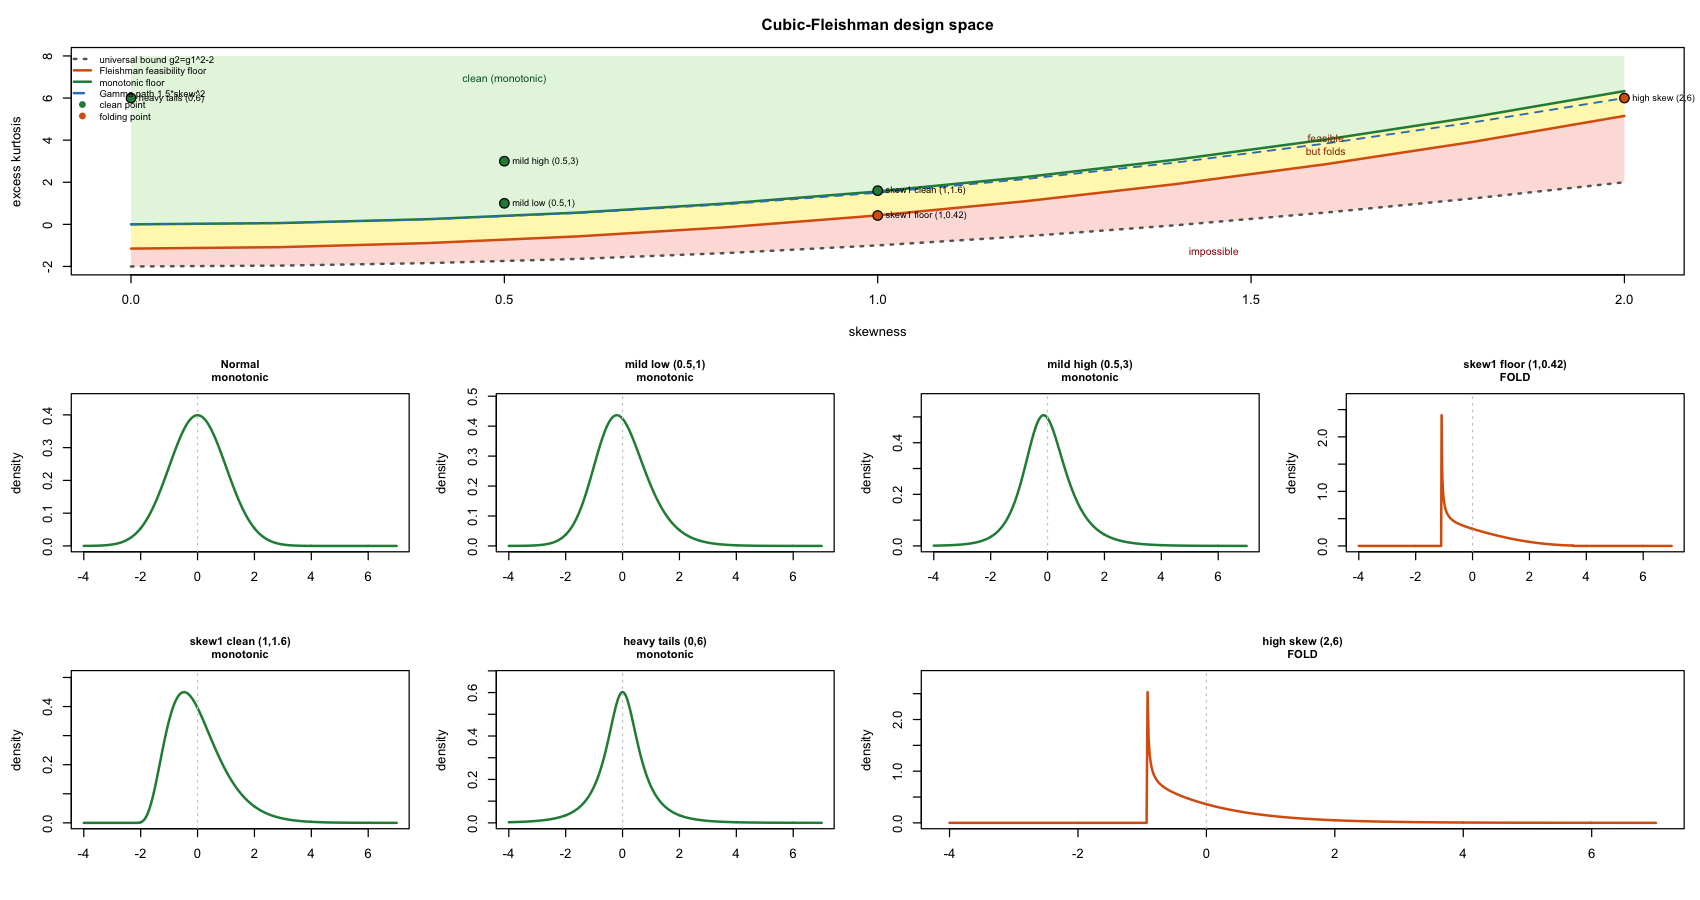

Generate this figure with R:
## Complete cubic-Fleishman design space + density previews in one PNG (fast).
## Convention: Y = -c + b Z + c Z^2 + d Z^3, Z ~ N(0,1).

fl_eqs <- function(par,g1,g2){ b<-par[1];c<-par[2];d<-par[3]
  c(b^2+2*c^2+6*b*d+15*d^2-1,
    2*c*(b^2+24*b*d+105*d^2+2)-g1,
    24*(b*d+c^2*(1+b^2+28*b*d)+d^2*(12+48*b*d+141*c^2+225*d^2))-g2) }
jac <- function(par,f,h=1e-7){ f0<-f(par)
  sapply(seq_along(par),function(j){pp<-par;pp[j]<-pp[j]+h;(f(pp)-f0)/h}) }
newton_f <- function(par,f,maxit=120,tol=1e-12){
  for(i in seq_len(maxit)){ fv<-f(par); if(any(!is.finite(fv)))return(NULL)
    if(sqrt(sum(fv^2))<tol)return(par)
    s<-tryCatch(solve(jac(par,f),fv),error=function(e)NULL); if(is.null(s))return(NULL)
    par<-par-s; if(any(!is.finite(par))||max(abs(par))>1e4)return(NULL) }
  if(sqrt(sum(f(par)^2))<1e-9)par else NULL }

## any real root (fold allowed) - coarse grid, early return
solve_any <- function(g1,g2){
  f<-function(p)fl_eqs(p,g1,g2)
  for(b0 in seq(0.5,1.3,0.2))for(c0 in seq(-0.4,0.4,0.2))for(d0 in seq(-0.2,0.25,0.1)){
    r<-newton_f(c(b0,c0,d0),f); if(!is.null(r)&&r[1]>0)return(r)}; NULL }

## monotonic root preferred (d>0, smallest |c|) - coarse, collect
solve_mono <- function(g1,g2){
  if(g1==0&&g2==0)return(c(1,0,0))
  f<-function(p)fl_eqs(p,g1,g2); found<-list()
  for(b0 in seq(0.5,1.3,0.2))for(c0 in seq(-0.4,0.4,0.2))for(d0 in seq(-0.2,0.3,0.1)){
    r<-newton_f(c(b0,c0,d0),f); if(is.null(r)||r[1]<=0)next
    if(!any(vapply(found,function(x)max(abs(x-r))<1e-6,logical(1))))found[[length(found)+1]]<-r }
  mono<-Filter(function(r) r[2]^2<=3*r[1]*r[3],found)
  if(length(mono)) mono[[which.min(sapply(mono,function(r)abs(r[2])))]] else NULL }

## monotonic floor directly: solve {var=1, skew=g1, c^2=3bd}
kurt_of <- function(b,c,d) 24*(b*d+c^2*(1+b^2+28*b*d)+d^2*(12+48*b*d+141*c^2+225*d^2))
mono_floor_at <- function(g1){
  if(g1==0)return(0)
  f<-function(p){b<-p[1];c<-p[2];d<-p[3]
    c(b^2+2*c^2+6*b*d+15*d^2-1, 2*c*(b^2+24*b*d+105*d^2+2)-g1, c^2-3*b*d)}
  for(b0 in c(0.8,1.0,1.2))for(c0 in c(0.05,g1/6,0.2))for(d0 in c(0.03,0.08,0.15)){
    r<-newton_f(c(b0,c0,d0),f); if(!is.null(r)&&r[1]>0&&r[3]>0)return(kurt_of(r[1],r[2],r[3]))}
  NA }

skews <- seq(0,2,0.2)
feas_floor <- mono_floor <- numeric(length(skews))
for(i in seq_along(skews)){ g1<-skews[i]
  lo<-g1^2-2; hi<-max(7,1.6*g1^2+1)
  for(it in 1:22){m<-(lo+hi)/2; if(is.null(solve_any(g1,m)))lo<-m else hi<-m}
  feas_floor[i]<-hi
  mf<-mono_floor_at(g1); mono_floor[i]<-if(is.na(mf)) hi else mf }

## candidate panels (hardcoded, all MC-validated)
cand <- data.frame(
  label=c("Normal","mild low (0.5,1)","mild high (0.5,3)",
          "skew1 floor (1,0.42)","skew1 clean (1,1.6)","heavy tails (0,6)","high skew (2,6)"),
  g1=c(0,0.5,0.5,1,1,0,2), g2=c(0,1,3,0.42,1.6,6,6),
  b=c(1, 0.92410, 0.79338, 1.14881, 0.94243, 0.66268, 0.82632),
  c=c(0, 0.07312, 0.05860, 0.29364, 0.15938, 0.00000, 0.31375),
  d=c(0, 0.02298, 0.06364,-0.08842, 0.01050, 0.10189, 0.02271))
cand$mono<-cand$c^2<=3*cand$b*cand$d

dens <- function(y,b,c,d){ if(b==1&&c==0&&d==0)return(dnorm(y))
  vapply(y,function(yy){r<-polyroot(c(-c-yy,b,c,d));re<-Re(r)[abs(Im(r))<1e-8]
    if(!length(re))return(0);dp<-b+2*c*re+3*d*re^2;v<-dnorm(re)/abs(dp);v<-v[is.finite(v)]
    if(!length(v))0 else sum(v)},numeric(1)) }

png(file.path("dev","fleishman_design_space.png"),width=1700,height=900,res=120)
layout(matrix(c(1,1,1,1, 2,3,4,5, 6,7,8,8),nrow=3,byrow=TRUE),heights=c(1.25,1,1))
par(mar=c(4.5,4.5,3,1))
plot(NA,xlim=c(0,2),ylim=c(-2,8),xlab="skewness",ylab="excess kurtosis",
     main="Cubic-Fleishman design space")
ub<-skews^2-2
polygon(c(skews,rev(skews)),c(ub,rev(feas_floor)),col="#fde0dd",border=NA)
polygon(c(skews,rev(skews)),c(feas_floor,rev(mono_floor)),col="#fff7bc",border=NA)
polygon(c(skews,rev(skews)),c(mono_floor,rep(8,length(skews))),col="#e5f5e0",border=NA)
lines(skews,ub,lwd=2,lty=3,col="grey40"); lines(skews,feas_floor,lwd=2,col="#d95f0e")
lines(skews,mono_floor,lwd=2,col="#238b45"); lines(skews,1.5*skews^2,lwd=1.5,lty=2,col="#3182bd")
pts<-cand[cand$label!="Normal",]
points(pts$g1,pts$g2,pch=21,bg=ifelse(pts$mono,"#238b45","#d95f0e"),cex=1.6)
text(pts$g1,pts$g2,labels=pts$label,pos=4,cex=0.7,xpd=NA)
legend("topleft",bty="n",cex=0.72,
  legend=c("universal bound g2=g1^2-2","Fleishman feasibility floor","monotonic floor",
           "Gamma path 1.5*skew^2","clean point","folding point"),
  col=c("grey40","#d95f0e","#238b45","#3182bd","#238b45","#d95f0e"),
  lty=c(3,1,1,2,NA,NA),pch=c(NA,NA,NA,NA,19,19),lwd=2)
text(1.45,-1.3,"impossible",col="#99000d",cex=0.8)
text(1.6,3.8,"feasible\nbut folds",col="#993404",cex=0.8)
text(0.5,6.9,"clean (monotonic)",col="#005a32",cex=0.8)
xg<-seq(-4,7,length.out=700)
for(i in seq_len(nrow(cand))){ d<-dens(xg,cand$b[i],cand$c[i],cand$d[i])
  plot(xg,d,type="l",lwd=2,col=if(isTRUE(cand$mono[i]))"#238b45" else "#d95f0e",
       xlab="",ylab="density",ylim=c(0,max(d)*1.12),
       main=sprintf("%s\n%s",cand$label[i],if(isTRUE(cand$mono[i]))"monotonic" else "FOLD"),cex.main=0.85)
  abline(v=0,col="grey80",lty=3) }
dev.off()
cat("Saved: dev/fleishman_design_space.png\n")
print(cand[,c("label","g1","g2","b","c","d","mono")])
